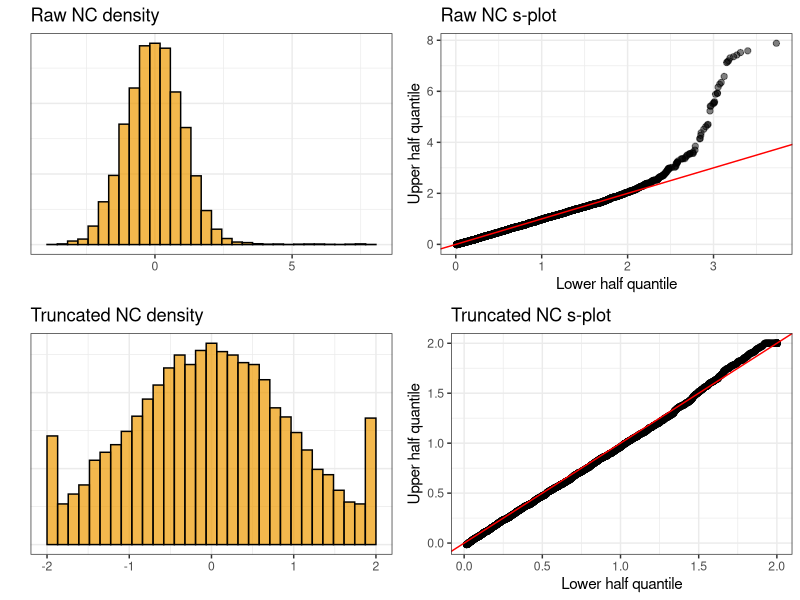

Write the R code that produced this figure. (Note: this script raises an error after producing the figure.)
#############
# Functions
#############

library(ggplot2)
library(magrittr)

# s plot
make_s_plot <- function(x, n_bins = 10) {
  B <- length(x)
  x_null_order <- sort(x)
  x1 <- -x_null_order[seq(B/2, 1)]
  x2 <- x_null_order[seq(B/2 + 1, B)]
  to_plot <- data.frame(x1 = x1, x2 = x2, bin = factor(dplyr::ntile(x = x2, n = n_bins)))
  s_plot <- ggplot(data = to_plot, mapping = aes(x = x1, y = x2)) + geom_point(size = 1.8, alpha = 0.5) +
    geom_abline(slope = 1, intercept = 0, col = "red") + theme_bw() + xlab("Lower half quantile") + ylab("Upper half quantile") + ggtitle("S-plot")
  return(s_plot)
}

# BC method
get_bc_thresh <- function(x, q = alpha) {
  unique_x <- sort(unique(abs(x)))
  fdp_hat <- sapply(X = unique_x, FUN = function(thresh) {
    (1 + sum(x <= -thresh))/max(1, sum(x >= thresh))
  })
  compare <- fdp_hat <= q
  if (!any(compare)) Inf else min(unique_x[which(compare)])
}

# robust bc
get_rbc_q <- function(x) {
  unique_x <- sort(unique(abs(x)))
  fdp_hat <- sapply(X = unique_x, FUN = function(thresh) {
    (1 + sum(x <= -thresh))/max(1, sum(x >= thresh))
  })
  selected_q <- min(fdp_hat)
  compare <- fdp_hat <= selected_q
  bc_thresh <- if (!any(compare)) Inf else min(unique_x[which(compare)])
  return(c(q = selected_q, bc_thresh = bc_thresh))
}

# trim vector
trim_vector <- function(x, trim_pnt) {
  x[x <= -trim_pnt] <- -trim_pnt
  x[x >= trim_pnt] <- trim_pnt
  return(x)
}

# trim interval
trim_interval <- function(x, a, b, set_pnt) {
  x[x <= b & x >= a] <- set_pnt
  return(x)
}

# get the false discovery proportion and nondiscovery proportion of each method
get_fdp_ndp <- function(x_null, x_alt, bc_thresh) {
  n_discoveries <- sum(x_null >= bc_thresh) + sum(x_alt >= bc_thresh)
  n_false_discoveries <- sum(x_null >= bc_thresh)
  n_alternatives_retained <- sum(x_alt < bc_thresh)
  n_alternatives <- length(x_alt)
  emp_fdp <- n_false_discoveries/max(n_discoveries, 1)
  emp_ndp <- n_alternatives_retained/n_alternatives
  return(c(emp_fdp = emp_fdp, emp_ndp = emp_ndp))
}

###############
# End functions
###############

# generate data
set.seed(10)
n_null <- 10000
n_alt <- 1000
trim_pnt <- 2.0

sample_x_null <- function() {
  c(rnorm(n = n_null, mean = 0, sd = 1),
    runif(n = n_null/250, min = 3, max = 8),
    runif(n = n_null/250, min = -4, max = -3))
  c(rnorm(n = n_null, mean = 0, sd = 1),
    runif(n = n_null/250, min = 3, max = 8))
}

x_null_calibrate <- sample_x_null()
x_null <- sample_x_null()
x_alt <- rnorm(n = n_alt, mean = 3, sd = 1)
x_null_calibrate_trim <- trim_vector(x = x_null, trim_pnt = trim_pnt)

# x_null_trim <- trim_vector(x = x_null, trim_pnt = trim_pnt)
# x_alt_trim <- trim_vector(x = x_alt, trim_pnt = trim_pnt)

# plot the null density, both raw and truncated
my_col <- c("dodgerblue3", "firebrick3", "orange2")
p_calibrate_raw <- ggplot(data = data.frame(x = x_null_calibrate), mapping = aes(x = x)) + geom_histogram(bins = 32, alpha = 0.7, position = "identity", col = "black", fill = my_col[3]) + theme_bw() + xlab("") + ggtitle("Raw NC density") + theme(legend.position = c(0.8, 0.7), axis.text.y = element_blank(), axis.ticks.y = element_blank()) + ylab("")
p_calibrate_trim <- ggplot(data = data.frame(x = x_null_calibrate_trim), mapping = aes(x = x)) + geom_histogram(bins = 32, alpha = 0.7, position = "identity", col = "black", fill = my_col[3]) + theme_bw() + xlab("") + ggtitle("Truncated NC density") + theme(legend.position = c(0.8, 0.7), axis.text.y = element_blank(), axis.ticks.y = element_blank()) + ylab("")
s_calibrate_raw <- make_s_plot(x_null_calibrate) + ggtitle("Raw NC s-plot")
s_calibrate_trim <- make_s_plot(x_null_calibrate_trim) + ggtitle("Truncated NC s-plot")

p_calibrate_out <- cowplot::plot_grid(p_calibrate_raw, s_calibrate_raw, p_calibrate_trim, s_calibrate_trim, nrow = 2)
ggsave(filename = "/Users/timbarry/research_code/proposal/figs/bc_robustness_calibration.png", plot = p_calibrate_out, device = "png", scale = 1, width = 7, height = 5, dpi = 330)


# run BC
bc_thresh_raw <- get_bc_thresh(c(x_null, x_alt), 0.2)
get_fdp_ndp(x_null, x_alt, bc_thresh_raw)

bc_thesh_trim <- get_bc_thresh(c(x_null_trim, x_alt_trim), 0.2)
get_fdp_ndp(x_null_trim, x_alt_trim, bc_thesh_trim)

# plot
orig_df <- data.frame(x = c(x_null, x_alt), Distribution = c(rep("Null", length(x_null)), rep("Alternative", length(x_alt))))
trimmed_df <- data.frame(x = c(x_null_trim, x_alt_trim), Distribution = c(rep("Null", length(x_null_trim)), rep("Alternative", length(x_alt_trim))))
my_col <- c("dodgerblue3", "firebrick3")
p_grouped <- ggplot(data = orig_df, mapping = aes(x = x)) + geom_histogram(bins = 30, alpha = 0.7, position = "identity", col = "black", fill = "grey80") + theme_bw() + ggtitle("Raw density (aggregated)") + theme(axis.text.y = element_blank(), axis.ticks.y = element_blank()) + ylab("")
p_orig <- ggplot(data = orig_df, mapping = aes(x = x, fill = Distribution)) + geom_histogram(bins = 30, alpha = 0.7, position = "identity", col = "black") + scale_fill_manual(values = my_col) + theme_bw() + theme(legend.position = c(0.8, 0.8)) + xlab("") + geom_vline(xintercept = bc_thresh_raw, lwd = .8) + ggtitle("Raw density") + theme(legend.position = c(0.8, 0.7), axis.text.y = element_blank(), axis.ticks.y = element_blank()) + ylab("")
p_trim <- ggplot(data = trimmed_df, mapping = aes(x = x, fill = Distribution)) + geom_histogram(bins = 30, alpha = 0.7, position = "identity", col = "black") + scale_fill_manual(values = my_col) + theme_bw() + theme(legend.position = c(0.8, 0.8)) + xlab("") + geom_vline(xintercept = bc_thresh_raw, lwd = .8) + ggtitle("Trimmed density") + theme(legend.position = "none", axis.text.y = element_blank(), axis.ticks.y = element_blank()) + ylab("")

# ggsave(filename = "/Users/timbarry/research_code/proposal/figs/bc_robustness_aggregated.png", plot = p_grouped, device = "png", scale = 1, width = 5, height = 3.5, dpi = 330)

p_orig
s_orig <- make_s_plot(x_null) + geom_vline(xintercept = trim_pnt, col = "darkblue", lwd = 0.8) + ggtitle("Raw s-plot")

p_trim
s_trimmed <- make_s_plot(x_null_trim) + geom_vline(xintercept = trim_pnt, col = "darkblue", lwd = 0.8) + ggtitle("Trimmed s-plot")

p_out <- cowplot::plot_grid(p_orig, s_orig, p_trim, s_trimmed, nrow = 2)
ggsave(filename = "/Users/timbarry/research_code/proposal/figs/bc_robustness.png", plot = p_out, device = "png", scale = 1, width = 7, height = 5, dpi = 330)



# Idea: we might want to chop off the tails of the null distribution to improve calibration.
# We then determine the smallest q such that empirical FDR is controlled at level q.
# We run the BC procedure with this choice of q. Is this valid?
# idea: the thresholding step results in ties; we can try to break the ties by jittering the points a little.